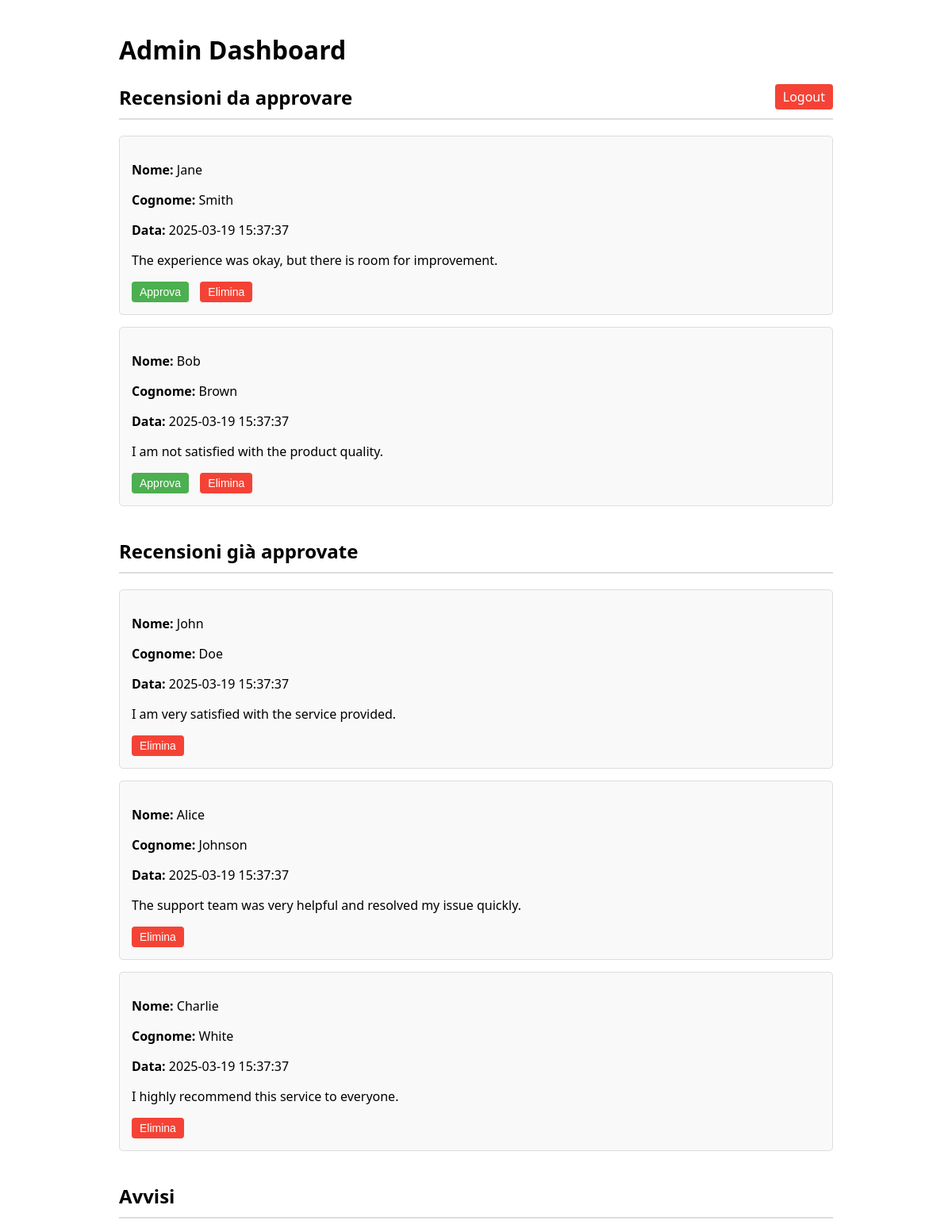
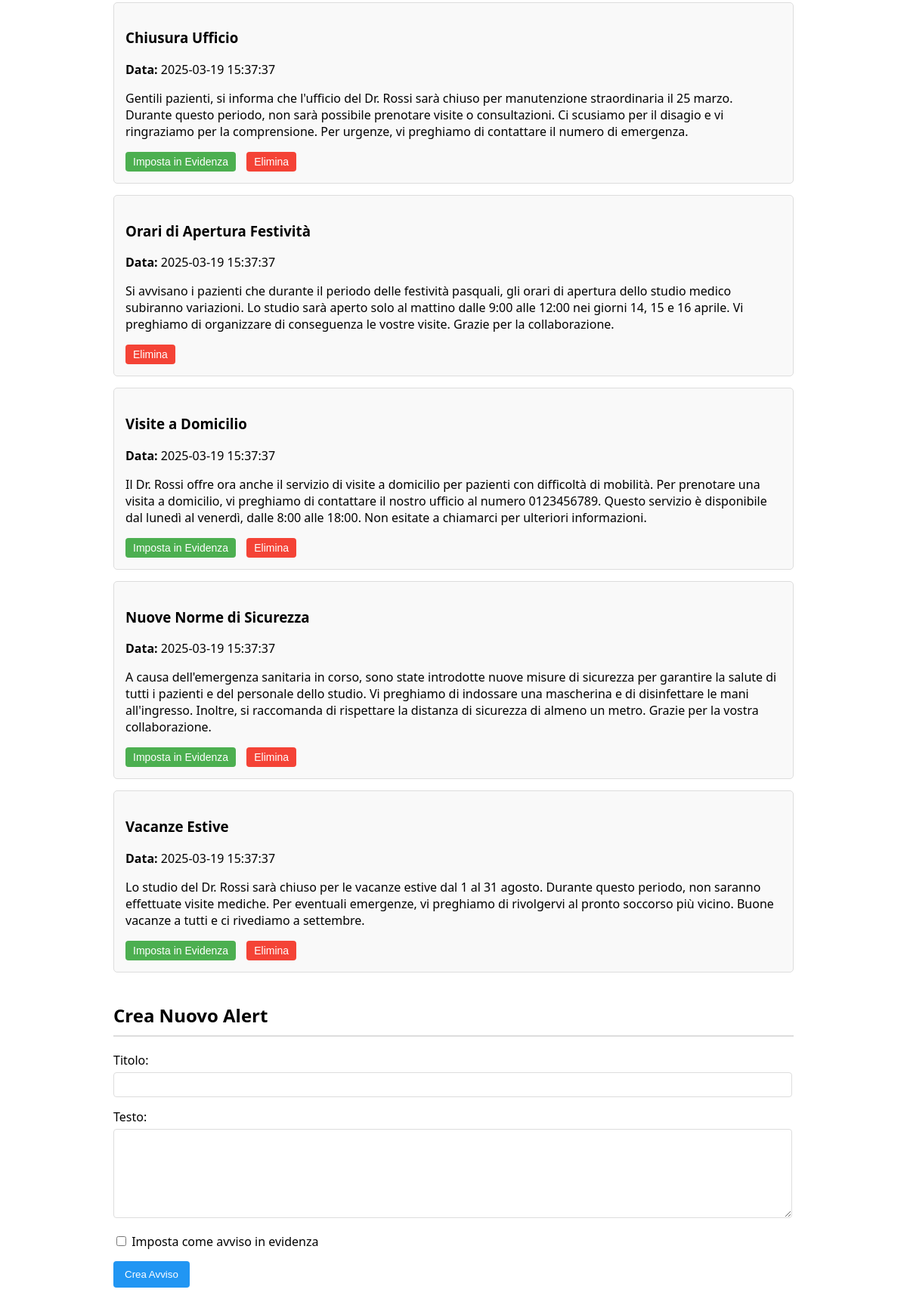
Screenshot of /src/admin.php (signed in) with the database file from the repository (2 pictures, top to bottom).
### tables this page shows
CREATE TABLE `reviews` (
  `id` int NOT NULL,
  `date` datetime NOT NULL,
  `name` varchar(255) NOT NULL,
  `surname` varchar(255) NOT NULL,
  `text` text NOT NULL,
  `approved` tinyint(1) NOT NULL DEFAULT '0'
);

CREATE TABLE `alerts` (
  `id` int NOT NULL,
  `date` datetime NOT NULL,
  `title` varchar(255) NOT NULL,
  `text` text NOT NULL,
  `featured` tinyint(1) NOT NULL DEFAULT '0'
);

### src/admin.php (the view, shortened to what this page needs)
<?php
require_once 'db.php';
$stmt = $pdo->prepare('SELECT id, date, name, surname, text FROM reviews WHERE approved = 0 ORDER BY date DESC');
$stmt->execute();
$unapproved_reviews = $stmt->fetchAll();
$stmt = $pdo->prepare('SELECT id, date, name, surname, text FROM reviews WHERE approved = 1 ORDER BY date DESC');
$stmt->execute();
$all_reviews = $stmt->fetchAll();
$stmt = $pdo->prepare('SELECT id, date, title, text, featured FROM alerts ORDER BY date DESC');
$stmt->execute();
$alerts = $stmt->fetchAll();
?>
<!DOCTYPE html>
<html lang="it">
<head>
</head>
<body>
    <header>
        <h1>Admin Dashboard</h1>
        <a href="login.php?action=logout" class="logout">Logout</a>
    </header>
    <div class="container">
        <h2>Recensioni da approvare</h2>
        <?php if (count($unapproved_reviews) > 0): ?>
            <?php foreach ($unapproved_reviews as $review): ?>
                <div class="card">
                    <p><strong>Nome:</strong> <?php echo htmlspecialchars($review['name']); ?></p>
                    <p><strong>Cognome:</strong> <?php echo htmlspecialchars($review['surname']); ?></p>
                    <p><strong>Data:</strong> <?php echo htmlspecialchars($review['date']); ?></p>
                    <p><?php echo nl2br(htmlspecialchars($review['text'])); ?></p>
                    <div class="actions">
                        <form method="post" action="admin-action.php" style="display: inline;">
                            <button type="submit" class="approve">Approva</button>
                        </form>
                        <form method="post" action="admin-action.php" style="display: inline;">
                            <button type="submit" class="delete" onclick="return confirm('Sei sicuro di voler eliminare questa recensione?')">Elimina</button>
                        </form>
                    </div>
                </div>
            <?php endforeach; ?>
        <?php else: ?>
            <p>Nessuna recensione non ancora approvata al momento.</p>
        <?php endif; ?>
    </div>
    <div class="container">
        <h2>Recensioni già approvate</h2>
        <?php if (count($all_reviews) > 0): ?>
            <?php foreach ($all_reviews as $review): ?>
                <div class="card">
                    <p><strong>Nome:</strong> <?php echo htmlspecialchars($review['name']); ?></p>
                    <p><strong>Cognome:</strong> <?php echo htmlspecialchars($review['surname']); ?></p>
                    <p><strong>Data:</strong> <?php echo htmlspecialchars($review['date']); ?></p>
                    <p><?php echo nl2br(htmlspecialchars($review['text'])); ?></p>
                    <div class="actions">
                        <form method="post" action="admin-action.php" style="display: inline;">
                            <button type="submit" class="delete" onclick="return confirm('Sei sicuro di voler eliminare questa recensione?')">Elimina</button>
                        </form>
                    </div>
                </div>
            <?php endforeach; ?>
        <?php else: ?>
            <p>Nessuna recensione al momento.</p>
        <?php endif; ?>
    </div>
    <div class="container">
        <h2>Avvisi</h2>
        <?php if (count($alerts) > 0): ?>
            <?php foreach ($alerts as $alert): ?>
                <div class="card">
                    <h3><?php echo htmlspecialchars($alert['title']); ?></h3>
                    <p><strong>Data:</strong> <?php echo htmlspecialchars($alert['date']); ?></p>
                    <p><?php echo nl2br(htmlspecialchars($alert['text'])); ?></p>
                    <div class="actions">
                        <?php if (!$alert['featured']): ?>
                            <form method="post" action="admin-action.php" style="display: inline;">
                                <button type="submit" class="approve" onclick="return confirm('Impostare questo avviso come avviso in evidenza? Sovrascriverà l\'avviso attualmente in evidenza se presente.')">Imposta in Evidenza</button>
                            </form>
                        <?php endif; ?>
                        <form method="post" action="admin-action.php" style="display: inline;">
                            <button type="submit" class="delete" onclick="return confirm('Sei sicuro di voler eliminare questo avviso?')">Elimina</button>
                        </form>
                    </div>
                </div>
            <?php endforeach; ?>
        <?php else: ?>
            <p>Nessun avviso.</p>
        <?php endif; ?>
    </div>
    <div class="container">
        <h2>Crea Nuovo Alert</h2>
        <form method="post" action="admin-action.php">
            <div class="form-group">
                <label for="title">Titolo:</label>
                <input type="text" id="title" name="title" required>
            </div>
            <div class="form-group">
                <label for="text">Testo:</label>
                <textarea id="text" name="text" required></textarea>
            </div>
            <div class="form-group">
                <label>
                    <input type="checkbox" name="set_featured"> Imposta come avviso in evidenza
                </label>
            </div>
            <button type="submit" class="submit-btn">Crea Avviso</button>
        </form>
    </div>
</body>
</html>

### src/admin.php (style rules this page uses)
body { font-family: system-ui, sans-serif; max-width: 900px; margin: 0 auto; padding: 20px; }
.container { margin-bottom: 40px; }
.card { background-color: #f9f9f9; border: 1px solid #ddd; border-radius: 5px; padding: 15px; margin-bottom: 15px; }
.actions { margin-top: 10px; }
.actions button, .actions a { margin-right: 10px; padding: 5px 10px; border: none; border-radius: 4px; cursor: pointer; text-decoration: none; display: inline-block; font-size: 14px; }
.approve { background-color: #4CAF50; color: white; }
.delete { background-color: #f44336; color: white; }
h2 { border-bottom: 2px solid #ddd; padding-bottom: 10px; }
.form-group { margin-bottom: 15px; }
label { display: block; margin-bottom: 5px; }
input[type="text"], textarea { width: calc(100% - 20px); padding: 8px; border: 1px solid #ddd; border-radius: 4px; }
textarea { height: 100px; }
.submit-btn { background-color: #2196F3; color: white; padding: 10px 15px; border: none; border-radius: 4px; cursor: pointer; }
.logout { float: right; background-color: #f44336; color: white; padding: 5px 10px; border-radius: 4px; text-decoration: none; }

### rows the page displays
reviews: name "Jane", surname "Smith", date "2025-03-19 15:37:37", text "The experience was okay, but there is room for improvement."
reviews: name "Bob", surname "Brown", date "2025-03-19 15:37:37", text "I am not satisfied with the product quality."
reviews: name "John", surname "Doe", date "2025-03-19 15:37:37", text "I am very satisfied with the service provided."
reviews: name "Alice", surname "Johnson", date "2025-03-19 15:37:37", text "The support team was very helpful and resolved my issue quickly."
reviews: name "Charlie", surname "White", date "2025-03-19 15:37:37", text "I highly recommend this service to everyone."
alerts: title "Chiusura Ufficio", date "2025-03-19 15:37:37", text "Gentili pazienti, si informa che l'ufficio del Dr. Rossi sarà chiuso per manutenzione straordinaria il 25 marzo. Durante questo periodo, non sarà possibile prenotare visite o consultazioni. Ci scusiamo per il disagio e vi ringraziamo per la comprensione. Per urgenze, vi preghiamo di contattare il numero di emergenza."
alerts: title "Orari di Apertura Festività", date "2025-03-19 15:37:37", text "Si avvisano i pazienti che durante il periodo delle festività pasquali, gli orari di apertura dello studio medico subiranno variazioni. Lo studio sarà aperto solo al mattino dalle 9:00 alle 12:00 nei giorni 14, 15 e 16 aprile. Vi preghiamo di organizzare di conseguenza le vostre visite. Grazie per la collaborazione."
alerts: title "Visite a Domicilio", date "2025-03-19 15:37:37", text "Il Dr. Rossi offre ora anche il servizio di visite a domicilio per pazienti con difficoltà di mobilità. Per prenotare una visita a domicilio, vi preghiamo di contattare il nostro ufficio al numero 0123456789. Questo servizio è disponibile dal lunedì al venerdì, dalle 8:00 alle 18:00. Non esitate a chiamarci per ulteriori informazioni."
alerts: title "Nuove Norme di Sicurezza", date "2025-03-19 15:37:37", text "A causa dell'emergenza sanitaria in corso, sono state introdotte nuove misure di sicurezza per garantire la salute di tutti i pazienti e del personale dello studio. Vi preghiamo di indossare una mascherina e di disinfettare le mani all'ingresso. Inoltre, si raccomanda di rispettare la distanza di sicurezza di almeno un metro. Grazie per la vostra collaborazione."
alerts: title "Vacanze Estive", date "2025-03-19 15:37:37", text "Lo studio del Dr. Rossi sarà chiuso per le vacanze estive dal 1 al 31 agosto. Durante questo periodo, non saranno effettuate visite mediche. Per eventuali emergenze, vi preghiamo di rivolgervi al pronto soccorso più vicino. Buone vacanze a tutti e ci rivediamo a settembre."
